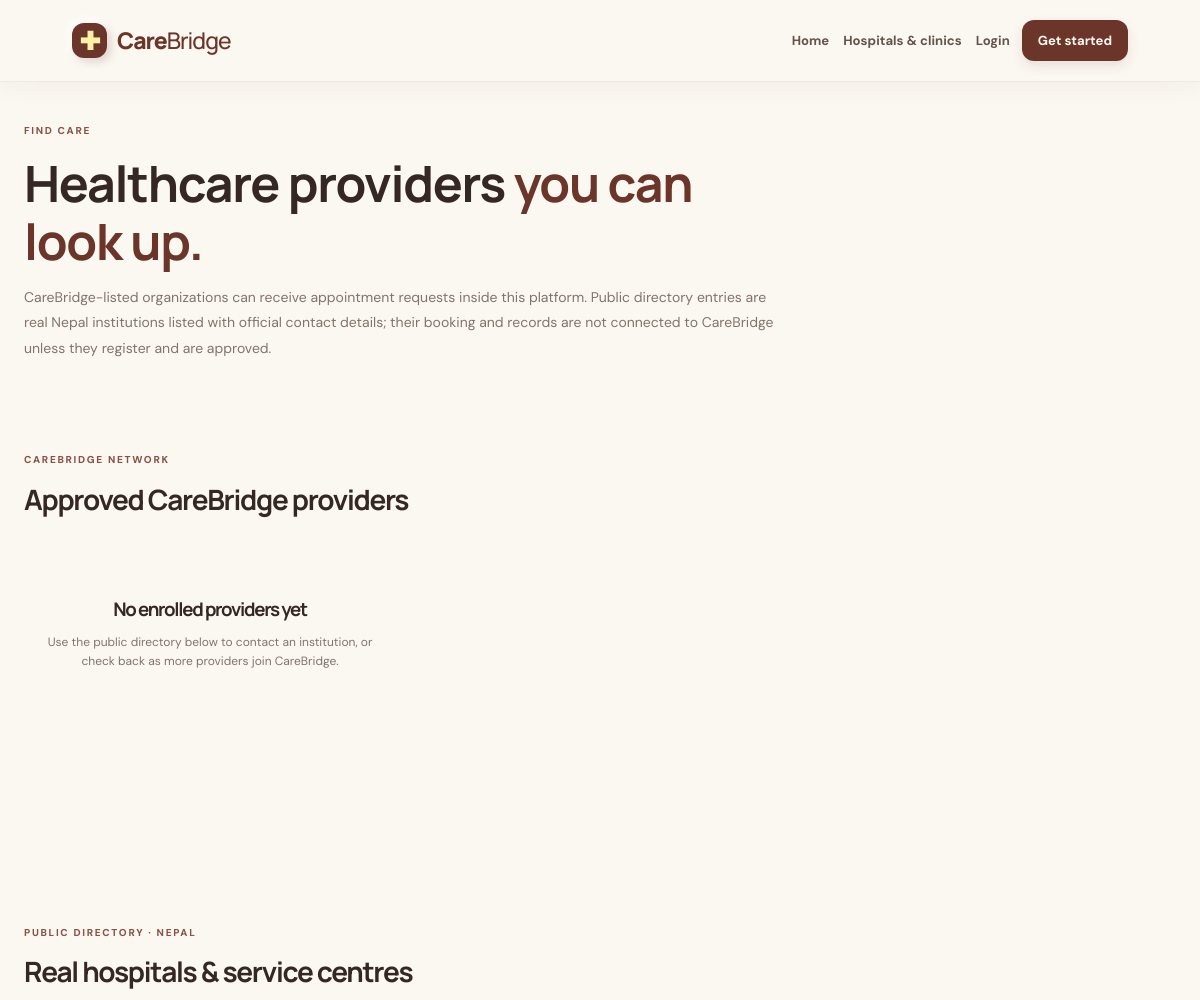
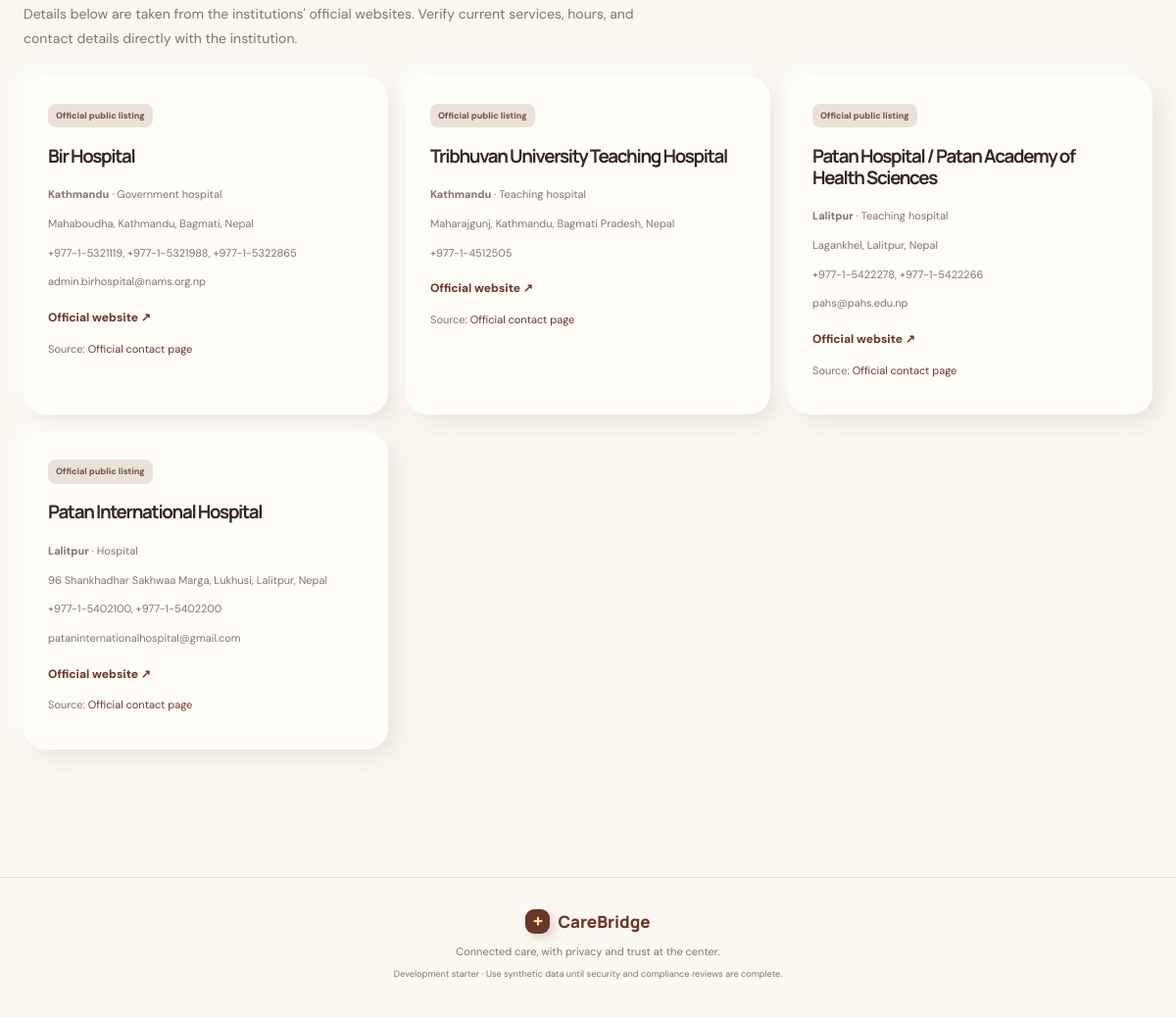
The page /providers.php on the database its author committed (2 pictures, top to bottom).
### tables this page shows
CREATE TABLE IF NOT EXISTS public_provider_directory (
 id BIGINT UNSIGNED AUTO_INCREMENT PRIMARY KEY, name VARCHAR(180) NOT NULL, organization_type VARCHAR(80) NOT NULL, address VARCHAR(500) NOT NULL, phone VARCHAR(100) NOT NULL, email VARCHAR(190) NULL, official_url VARCHAR(500) NOT NULL, source_url VARCHAR(500) NOT NULL, location_label VARCHAR(120) NOT NULL, created_at TIMESTAMP NOT NULL DEFAULT CURRENT_TIMESTAMP, UNIQUE KEY uq_public_provider_name (name)
);

### includes/functions.php (called while the page is built, shortened)
<?php
function app_config(): array
{
    static $config = null;
    return $config ??= require __DIR__ . '/../config/app.php';
}
function url(string $path = ''): string
{
    $base = rtrim((string)app_config()['base_url'], '/');
    return $base . ($path !== '' ? '/' . ltrim($path, '/') : '/');
}
function e(?string $value): string
{
    return htmlspecialchars($value ?? '', ENT_QUOTES | ENT_SUBSTITUTE, 'UTF-8');
}
function current_user(): ?array
{
    return $_SESSION['user'] ?? null;
}

### config/database.php (called while the page is built, shortened)
<?php
function db(): PDO
{
    static $pdo = null;
    if ($pdo instanceof PDO) {
        return $pdo;
    }
    $config = require __DIR__ . '/app.php';
    $db = $config['database'];
    $dsn = sprintf(
        'mysql:host=%s;port=%s;dbname=%s;charset=%s',
        $db['host'],
        $db['port'],
        $db['name'],
        $db['charset']
    );
    $pdo = new PDO($dsn, $db['user'], $db['password'], [
        PDO::ATTR_ERRMODE => PDO::ERRMODE_EXCEPTION,
        PDO::ATTR_DEFAULT_FETCH_MODE => PDO::FETCH_ASSOC,
        PDO::ATTR_EMULATE_PREPARES => false,
    ]);
    return $pdo;
}

### public/providers.php (the view, shortened to what this page needs)
<?php
require_once __DIR__.'/../includes/bootstrap.php';$user=current_user();$stmt=db()->query("SELECT o.id,o.name,o.organization_type,o.address,o.phone,COUNT(DISTINCT d.id) AS department_count FROM organizations o LEFT JOIN departments d ON d.organization_id=o.id AND d.status='active' WHERE o.approval_status='approved' GROUP BY o.id ORDER BY o.name");$providers=$stmt->fetchAll();$external=[];try{$external=db()->query('SELECT * FROM public_provider_directory ORDER BY location_label,name')->fetchAll();}catch(Throwable $e){error_log('Provider directory migration has not been applied.');}$pageTitle='Find healthcare providers';require __DIR__.'/../includes/header.php';?>
<section class="page-intro"><span class="eyebrow">FIND CARE</span><h1>Healthcare providers <span>you can look up.</span></h1><p>CareBridge-listed organizations can receive appointment requests inside this platform. Public directory entries are real Nepal institutions listed with official contact details; their booking and records are not connected to CareBridge unless they register and are approved.</p></section>
<section class="section-block"><div class="section-heading section-heading-left"><span class="eyebrow">CAREBRIDGE NETWORK</span><h2>Approved CareBridge providers</h2></div><div class="provider-grid"><?php if(!$providers):?><div class="empty-state"><h3>No enrolled providers yet</h3><p>Use the public directory below to contact an institution, or check back as more providers join CareBridge.</p></div><?php endif;?></div></section>
<section class="section-block"><div class="section-heading section-heading-left"><span class="eyebrow">PUBLIC DIRECTORY · NEPAL</span><h2>Real hospitals & service centres</h2><p>Details below are taken from the institutions' official websites. Verify current services, hours, and contact details directly with the institution.</p></div><div class="provider-grid"><?php foreach($external as $p):?><article class="provider-card external-provider"><span class="status">Official public listing</span><h3><?=e($p['name'])?></h3><p><strong><?=e($p['location_label'])?></strong> · <?=e($p['organization_type'])?></p><p><?=e($p['address'])?></p><p><?=e($p['phone'])?></p><?php if($p['email']):?><p><?=e($p['email'])?></p><?php endif;?><a class="text-link" href="<?=e($p['official_url'])?>" target="_blank" rel="noopener noreferrer">Official website ↗</a><p class="source-note">Source: <a href="<?=e($p['source_url'])?>" target="_blank" rel="noopener noreferrer">Official contact page</a></p></article><?php endforeach;?></div></section>
<?php require __DIR__.'/../includes/footer.php';?>

### includes/header.php (shortened to what this page needs)
<?php
$user = current_user();
?>
<!doctype html>
<html lang="en">
<head>
  <link rel="stylesheet" href="<?= e(url('assets/css/app.css')) ?>">
</head>
<body>
<header class="site-header">
  <a class="brand" href="<?= e(url('')) ?>" aria-label="CareBridge home"><span class="brand-mark">✚</span><span>Care<span class="brand-light">Bridge</span></span></a>
  <nav class="top-nav" aria-label="Main navigation">
    <a href="<?= e(url('')) ?>">Home</a>
    <a href="<?= e(url('providers.php')) ?>">Hospitals & clinics</a>
    <?php if ($user): ?>
      <?php if (($user['role'] ?? '') === 'patient'): ?><a href="<?= e(url('dashboard.php')) ?>">My health</a><a href="<?= e(url('appointments/book.php')) ?>">Appointments</a>
      <?php elseif (($user['role'] ?? '') === 'hospital_admin'): ?><a href="<?= e(url('hospital/dashboard.php')) ?>">Hospital workspace</a>
      <?php elseif (($user['role'] ?? '') === 'platform_admin'): ?><a href="<?= e(url('admin/hospitals.php')) ?>">Administration</a><?php endif; ?>
      <span class="nav-user"><?= e($user['full_name']) ?></span>
      <form method="post" action="<?= e(url('logout.php')) ?>" class="inline-form"><input type="hidden" name="_csrf" value="<?= e(csrf_token()) ?>"><button class="button button-small button-ghost" type="submit">Log out</button></form>
    <?php else: ?>
      <a href="<?= e(url('login.php')) ?>">Login</a>
      <a class="nav-register" href="<?= e(url('register.php')) ?>">Get started</a>
    <?php endif; ?>
  </nav>
</header>
<main class="page-shell">

### includes/footer.php
</main>
<footer class="site-footer">
  <div class="footer-brand"><span class="brand-mark">+</span> CareBridge</div>
  <p>Connected care, with privacy and trust at the center.</p>
  <small>Development starter · Use synthetic data until security and compliance reviews are complete.</small>
</footer>
</body>
</html>

### rows shown on the page
public_provider_directory: name "Bir Hospital", location_label "Kathmandu", organization_type "Government hospital", address "Mahaboudha, Kathmandu, Bagmati, Nepal", phone "+977-1-5321119, +977-1-5321988, +977-1-5322865", email "admin.birhospital@nams.org.np"
public_provider_directory: name "Tribhuvan University Teaching Hospital", location_label "Kathmandu", organization_type "Teaching hospital", address "Maharajgunj, Kathmandu, Bagmati Pradesh, Nepal", phone "+977-1-4512505"
public_provider_directory: name "Patan Hospital / Patan Academy of Health Sciences", location_label "Lalitpur", organization_type "Teaching hospital", address "Lagankhel, Lalitpur, Nepal", phone "+977-1-5422278, +977-1-5422266", email "pahs@pahs.edu.np"
public_provider_directory: name "Patan International Hospital", location_label "Lalitpur", organization_type "Hospital", address "96 Shankhadhar Sakhwaa Marga, Lukhusi, Lalitpur, Nepal", phone "+977-1-5402100, +977-1-5402200", email "pataninternationalhospital@gmail.com"
